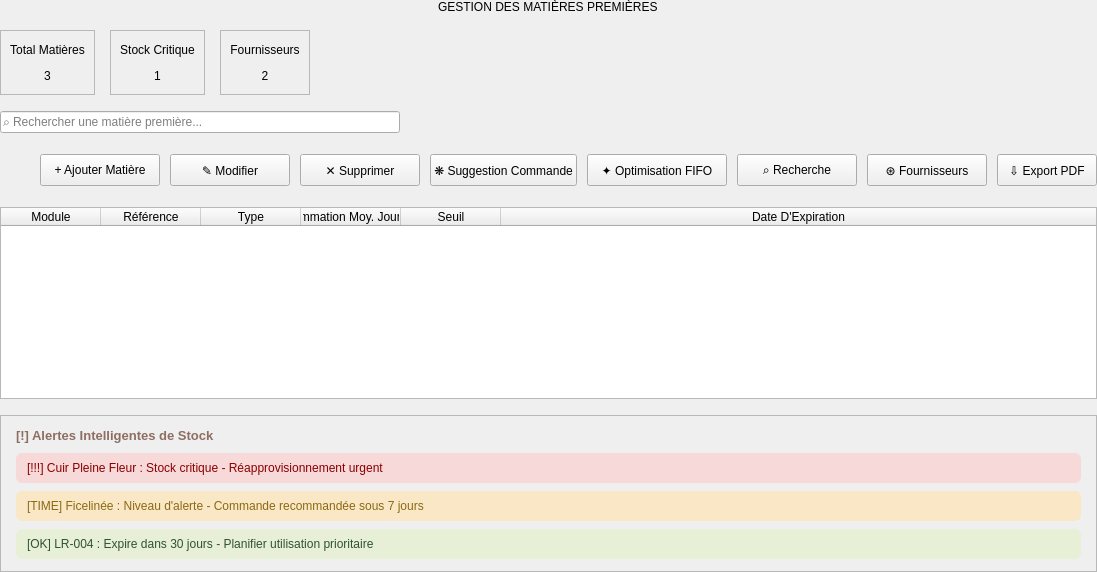
            <widget class="QWidget" name="rawMaterialsPage">
             <layout class="QVBoxLayout" name="verticalLayout_9">
              <property name="spacing">
               <number>16</number>
              </property>
              <property name="leftMargin">
               <number>0</number>
              </property>
              <property name="topMargin">
               <number>0</number>
              </property>
              <property name="rightMargin">
               <number>0</number>
              </property>
              <property name="bottomMargin">
               <number>0</number>
              </property>
              <item alignment="Qt::AlignmentFlag::AlignHCenter">
               <widget class="QLabel" name="matiereTitle">
                <property name="text">
                 <string>GESTION DES MATIÈRES PREMIÈRES</string>
                </property>
               </widget>
              </item>
              <item>
               <widget class="QWidget" name="statsContainerMatiere" native="true">
                <property name="minimumSize">
                 <size>
                  <width>0</width>
                  <height>65</height>
                 </size>
                </property>
                <property name="maximumSize">
                 <size>
                  <width>16777215</width>
                  <height>65</height>
                 </size>
                </property>
                <layout class="QHBoxLayout" name="horizontalLayout_8">
                 <property name="spacing">
                  <number>15</number>
                 </property>
                 <property name="leftMargin">
                  <number>0</number>
                 </property>
                 <property name="topMargin">
                  <number>0</number>
                 </property>
                 <property name="rightMargin">
                  <number>0</number>
                 </property>
                 <property name="bottomMargin">
                  <number>0</number>
                 </property>
                 <item>
                  <widget class="QFrame" name="statsCardMatiere1">
                   <property name="frameShape">
                    <enum>QFrame::Shape::StyledPanel</enum>
                   </property>
                   <layout class="QVBoxLayout" name="verticalLayout_10">
                    <item>
                     <widget class="QLabel" name="statsLabelMatiere1">
                      <property name="text">
                       <string>Total Matières</string>
                      </property>
                      <property name="alignment">
                       <set>Qt::AlignmentFlag::AlignCenter</set>
                      </property>
                     </widget>
                    </item>
                    <item>
                     <widget class="QLabel" name="statsValueMatiere1">
                      <property name="text">
                       <string>3</string>
                      </property>
                      <property name="alignment">
                       <set>Qt::AlignmentFlag::AlignCenter</set>
                      </property>
                     </widget>
                    </item>
                   </layout>
                  </widget>
                 </item>
                 <item>
                  <widget class="QFrame" name="statsCardMatiere2">
                   <property name="frameShape">
                    <enum>QFrame::Shape::StyledPanel</enum>
                   </property>
                   <layout class="QVBoxLayout" name="verticalLayout_11">
                    <item>
                     <widget class="QLabel" name="statsLabelMatiere2">
                      <property name="text">
                       <string>Stock Critique</string>
                      </property>
                      <property name="alignment">
                       <set>Qt::AlignmentFlag::AlignCenter</set>
                      </property>
                     </widget>
                    </item>
                    <item>
                     <widget class="QLabel" name="statsValueMatiere2">
                      <property name="text">
                       <string>1</string>
                      </property>
                      <property name="alignment">
                       <set>Qt::AlignmentFlag::AlignCenter</set>
                      </property>
                     </widget>
                    </item>
                   </layout>
                  </widget>
                 </item>
                 <item>
                  <widget class="QFrame" name="statsCardMatiere3">
                   <property name="frameShape">
                    <enum>QFrame::Shape::StyledPanel</enum>
                   </property>
                   <layout class="QVBoxLayout" name="verticalLayout_12">
                    <item>
                     <widget class="QLabel" name="statsLabelMatiere3">
                      <property name="text">
                       <string>Fournisseurs</string>
                      </property>
                      <property name="alignment">
                       <set>Qt::AlignmentFlag::AlignCenter</set>
                      </property>
                     </widget>
                    </item>
                    <item>
                     <widget class="QLabel" name="statsValueMatiere3">
                      <property name="text">
                       <string>2</string>
                      </property>
                      <property name="alignment">
                       <set>Qt::AlignmentFlag::AlignCenter</set>
                      </property>
                     </widget>
                    </item>
                   </layout>
                  </widget>
                 </item>
                 <item>
                  <spacer name="horizontalSpacer_6">
                   <property name="orientation">
                    <enum>Qt::Orientation::Horizontal</enum>
                   </property>
                   <property name="sizeHint" stdset="0">
                    <size>
                     <width>40</width>
                     <height>20</height>
                    </size>
                   </property>
                  </spacer>
                 </item>
                </layout>
               </widget>
              </item>
              <item>
               <widget class="QLineEdit" name="searchBoxMatiere">
                <property name="minimumSize">
                 <size>
                  <width>400</width>
                  <height>0</height>
                 </size>
                </property>
                <property name="maximumSize">
                 <size>
                  <width>400</width>
                  <height>16777215</height>
                 </size>
                </property>
                <property name="placeholderText">
                 <string>⌕ Rechercher une matière première...</string>
                </property>
               </widget>
              </item>
              <item>
               <widget class="QWidget" name="matiereButtonsWidget" native="true">
                <property name="minimumSize">
                 <size>
                  <width>0</width>
                  <height>42</height>
                 </size>
                </property>
                <property name="maximumSize">
                 <size>
                  <width>16777215</width>
                  <height>42</height>
                 </size>
                </property>
                <layout class="QHBoxLayout" name="horizontalLayout_7">
                 <property name="spacing">
                  <number>10</number>
                 </property>
                 <property name="leftMargin">
                  <number>0</number>
                 </property>
                 <property name="topMargin">
                  <number>0</number>
                 </property>
                 <property name="rightMargin">
                  <number>0</number>
                 </property>
                 <property name="bottomMargin">
                  <number>0</number>
                 </property>
                 <item>
                  <spacer name="horizontalSpacer_5">
                   <property name="orientation">
                    <enum>Qt::Orientation::Horizontal</enum>
                   </property>
                   <property name="sizeHint" stdset="0">
                    <size>
                     <width>40</width>
                     <height>20</height>
                    </size>
                   </property>
                  </spacer>
                 </item>
                 <item>
                  <widget class="QPushButton" name="btnAddMatiere">
                   <property name="minimumSize">
                    <size>
                     <width>120</width>
                     <height>32</height>
                    </size>
                   </property>
                   <property name="text">
                    <string>+ Ajouter Matière</string>
                   </property>
                  </widget>
                 </item>
                 <item>
                  <widget class="QPushButton" name="btnEditMatiere">
                   <property name="minimumSize">
                    <size>
                     <width>120</width>
                     <height>32</height>
                    </size>
                   </property>
                   <property name="text">
                    <string>✎ Modifier</string>
                   </property>
                  </widget>
                 </item>
                 <item>
                  <widget class="QPushButton" name="btnDeleteMatiere">
                   <property name="minimumSize">
                    <size>
                     <width>120</width>
                     <height>32</height>
                    </size>
                   </property>
                   <property name="text">
                    <string>✕ Supprimer</string>
                   </property>
                  </widget>
                 </item>
                 <item>
                  <widget class="QPushButton" name="btnSuggestion">
                   <property name="minimumSize">
                    <size>
                     <width>140</width>
                     <height>32</height>
                    </size>
                   </property>
                   <property name="text">
                    <string>❋ Suggestion Commande</string>
                   </property>
                  </widget>
                 </item>
                 <item>
                  <widget class="QPushButton" name="btnOptimisation">
                   <property name="minimumSize">
                    <size>
                     <width>140</width>
                     <height>32</height>
                    </size>
                   </property>
                   <property name="text">
                    <string>✦ Optimisation FIFO</string>
                   </property>
                  </widget>
                 </item>
                 <item>
                  <widget class="QPushButton" name="btnRecherche">
                   <property name="minimumSize">
                    <size>
                     <width>120</width>
                     <height>32</height>
                    </size>
                   </property>
                   <property name="text">
                    <string>⌕ Recherche</string>
                   </property>
                  </widget>
                 </item>
                 <item>
                  <widget class="QPushButton" name="btnFournisseurs">
                   <property name="minimumSize">
                    <size>
                     <width>120</width>
                     <height>32</height>
                    </size>
                   </property>
                   <property name="text">
                    <string>⊛ Fournisseurs</string>
                   </property>
                  </widget>
                 </item>
                 <item>
                  <widget class="QPushButton" name="btnExportMatiere">
                   <property name="minimumSize">
                    <size>
                     <width>100</width>
                     <height>32</height>
                    </size>
                   </property>
                   <property name="text">
                    <string>⇩ Export PDF</string>
                   </property>
                  </widget>
                 </item>
                </layout>
               </widget>
              </item>
              <item>
               <widget class="QTableWidget" name="matiereTable">
                <property name="enabled">
                 <bool>true</bool>
                </property>
                <property name="editTriggers">
                 <set>QAbstractItemView::EditTrigger::NoEditTriggers</set>
                </property>
                <property name="alternatingRowColors">
                 <bool>true</bool>
                </property>
                <property name="selectionBehavior">
                 <enum>QAbstractItemView::SelectionBehavior::SelectRows</enum>
                </property>
                <property name="showGrid">
                 <bool>true</bool>
                </property>
                <property name="sortingEnabled">
                 <bool>true</bool>
                </property>
                <attribute name="horizontalHeaderStretchLastSection">
                 <bool>true</bool>
                </attribute>
                <column>
                 <property name="text">
                  <string>Module</string>
                 </property>
                </column>
                <column>
                 <property name="text">
                  <string>Référence</string>
                 </property>
                </column>
                <column>
                 <property name="text">
                  <string>Type</string>
                 </property>
                </column>
                <column>
                 <property name="text">
                  <string>Consommation Moy. Journalière</string>
                 </property>
                </column>
                <column>
                 <property name="text">
                  <string>Seuil</string>
                 </property>
                </column>
                <column>
                 <property name="text">
                  <string>Date D'Expiration</string>
                 </property>
                </column>
               </widget>
              </item>
              <item>
               <widget class="QFrame" name="alertCardMatiere">
                <property name="frameShape">
                 <enum>QFrame::Shape::StyledPanel</enum>
                </property>
                <layout class="QVBoxLayout" name="verticalLayout_13">
                 <property name="spacing">
                  <number>10</number>
                 </property>
                 <property name="leftMargin">
                  <number>15</number>
                 </property>
                 <property name="topMargin">
                  <number>12</number>
                 </property>
                 <property name="rightMargin">
                  <number>15</number>
                 </property>
                 <property name="bottomMargin">
                  <number>12</number>
                 </property>
                 <item>
                  <widget class="QLabel" name="alertTitleMatiere">
                   <property name="styleSheet">
                    <string notr="true">font-weight: bold; font-size: 13px; color: #8D6E63;</string>
                   </property>
                   <property name="text">
                    <string>[!] Alertes Intelligentes de Stock</string>
                   </property>
                  </widget>
                 </item>
                 <item>
                  <widget class="QWidget" name="alertsContainer" native="true">
                   <layout class="QVBoxLayout" name="verticalLayout_14">
                    <property name="spacing">
                     <number>8</number>
                    </property>
                    <property name="leftMargin">
                     <number>0</number>
                    </property>
                    <property name="topMargin">
                     <number>0</number>
                    </property>
                    <property name="rightMargin">
                     <number>0</number>
                    </property>
                    <property name="bottomMargin">
                     <number>0</number>
                    </property>
                    <item>
                     <widget class="QLabel" name="alert1">
                      <property name="styleSheet">
                       <string notr="true">background-color: #f7d9d9; padding: 8px; border-radius: 6px; color: #8B0000;</string>
                      </property>
                      <property name="text">
                       <string>[!!!] Cuir Pleine Fleur : Stock critique - Réapprovisionnement urgent</string>
                      </property>
                     </widget>
                    </item>
                    <item>
                     <widget class="QLabel" name="alert2">
                      <property name="styleSheet">
                       <string notr="true">background-color: #f9e7c6; padding: 8px; border-radius: 6px; color: #8B6914;</string>
                      </property>
                      <property name="text">
                       <string>[TIME] Ficelinée : Niveau d'alerte - Commande recommandée sous 7 jours</string>
                      </property>
                     </widget>
                    </item>
                    <item>
                     <widget class="QLabel" name="alert3">
                      <property name="styleSheet">
                       <string notr="true">background-color: #e7f0d6; padding: 8px; border-radius: 6px; color: #2F5233;</string>
                      </property>
                      <property name="text">
                       <string>[OK] LR-004 : Expire dans 30 jours - Planifier utilisation prioritaire</string>
                      </property>
                     </widget>
                    </item>
                   </layout>
                  </widget>
                 </item>
                </layout>
               </widget>
              </item>
             </layout>
            </widget>
